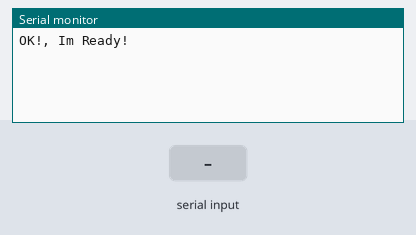
Simulated run of this sketch. Board: Arduino Uno, built with avr-gcc and run on an emulated ATmega328P. Parts: the last lines printed to the serial monitor. Inputs (shaded band) come from the test bench.

Above: at 2.2 s.
2.3 s: "1" received over Serial
At 3.8 s:
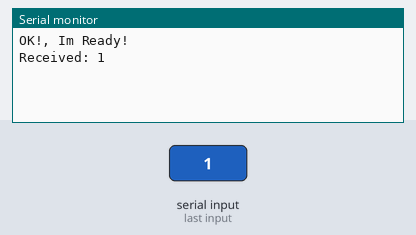
4.9 s: "0" received over Serial
At 6.3 s:
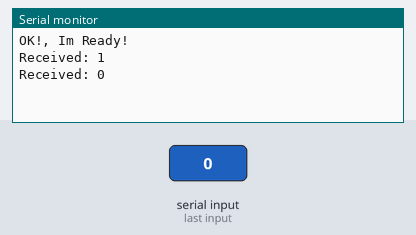
6.4 s: "2" received over Serial
At 8.2 s:
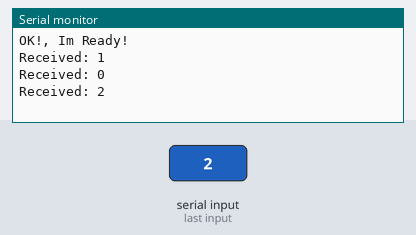

The sketch:

SerialConArduinoEsp01_CODE.ino
```cpp
/**
 * Code for Esp 01
 *
 *
 **/

void setup() {
  Serial.begin(9600);
  while(!Serial){
    ;
  }

  delay(1000);
  Serial.println("OK!, Im Ready!");
}

void loop() {

  while (Serial.available()){
    String received = Serial.readString();
    Serial.println("Received: " + received);
  }
  delay(100);
}
```

Measured:
- after the input at 2.3 s, the serial monitor: prints a new line after 1.1 s (image 1)
- after the input at 4.9 s, the serial monitor: prints a new line after 1.0 s (image 2)
- after the input at 6.4 s, the serial monitor: prints a new line after 1.1 s (image 3)
